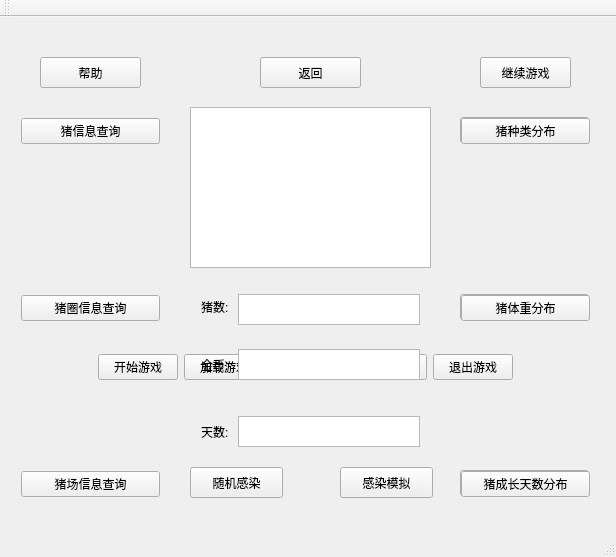
<?xml version="1.0" encoding="UTF-8"?>
<ui version="4.0">
 <class>MainWindow</class>
 <widget class="QMainWindow" name="MainWindow">
  <property name="geometry">
   <rect>
    <x>0</x>
    <y>0</y>
    <width>616</width>
    <height>557</height>
   </rect>
  </property>
  <property name="windowTitle">
   <string>MainWindow</string>
  </property>
  <widget class="QWidget" name="centralWidget">
   <widget class="QWidget" name="widget" native="true">
    <property name="geometry">
     <rect>
      <x>10</x>
      <y>100</y>
      <width>591</width>
      <height>111</height>
     </rect>
    </property>
    <layout class="QHBoxLayout" name="horizontalLayout_2">
     <item>
      <spacer name="horizontalSpacer_4">
       <property name="orientation">
        <enum>Qt::Horizontal</enum>
       </property>
       <property name="sizeHint" stdset="0">
        <size>
         <width>244</width>
         <height>20</height>
        </size>
       </property>
      </spacer>
     </item>
     <item>
      <widget class="QLabel" name="biaoti">
       <property name="text">
        <string>欢乐猪场</string>
       </property>
      </widget>
     </item>
     <item>
      <spacer name="horizontalSpacer_5">
       <property name="orientation">
        <enum>Qt::Horizontal</enum>
       </property>
       <property name="sizeHint" stdset="0">
        <size>
         <width>245</width>
         <height>20</height>
        </size>
       </property>
      </spacer>
     </item>
    </layout>
   </widget>
   <widget class="QWidget" name="widget_2" native="true">
    <property name="geometry">
     <rect>
      <x>10</x>
      <y>320</y>
      <width>591</width>
      <height>61</height>
     </rect>
    </property>
    <layout class="QHBoxLayout" name="horizontalLayout">
     <item>
      <spacer name="horizontalSpacer">
       <property name="orientation">
        <enum>Qt::Horizontal</enum>
       </property>
       <property name="sizeHint" stdset="0">
        <size>
         <width>119</width>
         <height>20</height>
        </size>
       </property>
      </spacer>
     </item>
     <item>
      <widget class="QPushButton" name="kaishi">
       <property name="text">
        <string>开始游戏</string>
       </property>
      </widget>
     </item>
     <item>
      <widget class="QPushButton" name="load">
       <property name="text">
        <string>加载游戏</string>
       </property>
      </widget>
     </item>
     <item>
      <spacer name="horizontalSpacer_2">
       <property name="orientation">
        <enum>Qt::Horizontal</enum>
       </property>
       <property name="sizeHint" stdset="0">
        <size>
         <width>118</width>
         <height>20</height>
        </size>
       </property>
      </spacer>
     </item>
     <item>
      <widget class="QPushButton" name="store">
       <property name="text">
        <string>储存游戏</string>
       </property>
      </widget>
     </item>
     <item>
      <widget class="QPushButton" name="tuichu">
       <property name="text">
        <string>退出游戏</string>
       </property>
      </widget>
     </item>
     <item>
      <spacer name="horizontalSpacer_3">
       <property name="orientation">
        <enum>Qt::Horizontal</enum>
       </property>
       <property name="sizeHint" stdset="0">
        <size>
         <width>119</width>
         <height>20</height>
        </size>
       </property>
      </spacer>
     </item>
    </layout>
   </widget>
   <widget class="QWidget" name="widget_3" native="true">
    <property name="geometry">
     <rect>
      <x>10</x>
      <y>90</y>
      <width>161</width>
      <height>401</height>
     </rect>
    </property>
    <layout class="QVBoxLayout" name="verticalLayout">
     <item>
      <widget class="QPushButton" name="pig">
       <property name="text">
        <string>猪信息查询</string>
       </property>
      </widget>
     </item>
     <item>
      <spacer name="verticalSpacer_3">
       <property name="orientation">
        <enum>Qt::Vertical</enum>
       </property>
       <property name="sizeHint" stdset="0">
        <size>
         <width>20</width>
         <height>50</height>
        </size>
       </property>
      </spacer>
     </item>
     <item>
      <widget class="QPushButton" name="pigsty">
       <property name="text">
        <string>猪圈信息查询</string>
       </property>
      </widget>
     </item>
     <item>
      <spacer name="verticalSpacer_4">
       <property name="orientation">
        <enum>Qt::Vertical</enum>
       </property>
       <property name="sizeHint" stdset="0">
        <size>
         <width>20</width>
         <height>51</height>
        </size>
       </property>
      </spacer>
     </item>
     <item>
      <widget class="QPushButton" name="pigchang">
       <property name="text">
        <string>猪场信息查询</string>
       </property>
      </widget>
     </item>
    </layout>
   </widget>
   <widget class="QPushButton" name="fanhui">
    <property name="geometry">
     <rect>
      <x>480</x>
      <y>40</y>
      <width>91</width>
      <height>31</height>
     </rect>
    </property>
    <property name="text">
     <string>返回主菜单</string>
    </property>
   </widget>
   <widget class="QWidget" name="widget_4" native="true">
    <property name="geometry">
     <rect>
      <x>190</x>
      <y>260</y>
      <width>241</width>
      <height>181</height>
     </rect>
    </property>
    <layout class="QGridLayout" name="gridLayout">
     <item row="1" column="2" rowspan="2">
      <spacer name="horizontalSpacer_6">
       <property name="orientation">
        <enum>Qt::Horizontal</enum>
       </property>
       <property name="sizeHint" stdset="0">
        <size>
         <width>40</width>
         <height>20</height>
        </size>
       </property>
      </spacer>
     </item>
     <item row="8" column="3">
      <spacer name="verticalSpacer_9">
       <property name="orientation">
        <enum>Qt::Vertical</enum>
       </property>
       <property name="sizeHint" stdset="0">
        <size>
         <width>20</width>
         <height>19</height>
        </size>
       </property>
      </spacer>
     </item>
     <item row="9" column="2" rowspan="3">
      <spacer name="horizontalSpacer_8">
       <property name="orientation">
        <enum>Qt::Horizontal</enum>
       </property>
       <property name="sizeHint" stdset="0">
        <size>
         <width>40</width>
         <height>20</height>
        </size>
       </property>
      </spacer>
     </item>
     <item row="3" column="3">
      <spacer name="verticalSpacer_8">
       <property name="orientation">
        <enum>Qt::Vertical</enum>
       </property>
       <property name="sizeHint" stdset="0">
        <size>
         <width>20</width>
         <height>27</height>
        </size>
       </property>
      </spacer>
     </item>
     <item row="7" column="1" rowspan="3">
      <spacer name="verticalSpacer_7">
       <property name="orientation">
        <enum>Qt::Vertical</enum>
       </property>
       <property name="sizeHint" stdset="0">
        <size>
         <width>20</width>
         <height>11</height>
        </size>
       </property>
      </spacer>
     </item>
     <item row="4" column="2" rowspan="3">
      <spacer name="horizontalSpacer_7">
       <property name="orientation">
        <enum>Qt::Horizontal</enum>
       </property>
       <property name="sizeHint" stdset="0">
        <size>
         <width>40</width>
         <height>20</height>
        </size>
       </property>
      </spacer>
     </item>
     <item row="2" column="1" rowspan="3">
      <spacer name="verticalSpacer_6">
       <property name="orientation">
        <enum>Qt::Vertical</enum>
       </property>
       <property name="sizeHint" stdset="0">
        <size>
         <width>20</width>
         <height>11</height>
        </size>
       </property>
      </spacer>
     </item>
     <item row="11" column="3" colspan="2">
      <widget class="QTextBrowser" name="daynum"/>
     </item>
     <item row="5" column="1">
      <widget class="QLabel" name="label_3">
       <property name="text">
        <string>金币:</string>
       </property>
      </widget>
     </item>
     <item row="0" column="1" rowspan="2">
      <widget class="QLabel" name="label">
       <property name="text">
        <string>猪数:</string>
       </property>
      </widget>
     </item>
     <item row="1" column="3" colspan="2">
      <widget class="QTextBrowser" name="pignum"/>
     </item>
     <item row="11" column="1">
      <widget class="QLabel" name="label_2">
       <property name="text">
        <string>天数:</string>
       </property>
      </widget>
     </item>
     <item row="5" column="3" colspan="2">
      <widget class="QTextBrowser" name="goldnum"/>
     </item>
    </layout>
   </widget>
   <widget class="QWidget" name="widget_5" native="true">
    <property name="geometry">
     <rect>
      <x>449</x>
      <y>89</y>
      <width>151</width>
      <height>401</height>
     </rect>
    </property>
    <layout class="QVBoxLayout" name="verticalLayout_2">
     <item>
      <widget class="QPushButton" name="growday">
       <property name="text">
        <string>增长天数</string>
       </property>
      </widget>
     </item>
     <item>
      <spacer name="verticalSpacer_11">
       <property name="orientation">
        <enum>Qt::Vertical</enum>
       </property>
       <property name="sizeHint" stdset="0">
        <size>
         <width>20</width>
         <height>106</height>
        </size>
       </property>
      </spacer>
     </item>
     <item>
      <widget class="QPushButton" name="sellpig">
       <property name="text">
        <string>卖猪</string>
       </property>
      </widget>
     </item>
     <item>
      <spacer name="verticalSpacer_10">
       <property name="orientation">
        <enum>Qt::Vertical</enum>
       </property>
       <property name="sizeHint" stdset="0">
        <size>
         <width>20</width>
         <height>105</height>
        </size>
       </property>
      </spacer>
     </item>
     <item>
      <widget class="QPushButton" name="buypig">
       <property name="text">
        <string>购猪</string>
       </property>
      </widget>
     </item>
    </layout>
   </widget>
   <widget class="QPushButton" name="bangzhu">
    <property name="geometry">
     <rect>
      <x>40</x>
      <y>40</y>
      <width>101</width>
      <height>31</height>
     </rect>
    </property>
    <property name="text">
     <string>帮助</string>
    </property>
   </widget>
   <widget class="QPushButton" name="jixu">
    <property name="geometry">
     <rect>
      <x>480</x>
      <y>40</y>
      <width>91</width>
      <height>31</height>
     </rect>
    </property>
    <property name="text">
     <string>继续游戏</string>
    </property>
   </widget>
   <widget class="QPushButton" name="randominfect">
    <property name="geometry">
     <rect>
      <x>190</x>
      <y>450</y>
      <width>93</width>
      <height>31</height>
     </rect>
    </property>
    <property name="text">
     <string>随机感染</string>
    </property>
   </widget>
   <widget class="QPushButton" name="mockinfect">
    <property name="geometry">
     <rect>
      <x>340</x>
      <y>450</y>
      <width>93</width>
      <height>31</height>
     </rect>
    </property>
    <property name="text">
     <string>感染模拟</string>
    </property>
   </widget>
   <widget class="QTextBrowser" name="textout">
    <property name="geometry">
     <rect>
      <x>190</x>
      <y>90</y>
      <width>241</width>
      <height>161</height>
     </rect>
    </property>
   </widget>
   <widget class="QPushButton" name="tongji">
    <property name="geometry">
     <rect>
      <x>260</x>
      <y>40</y>
      <width>101</width>
      <height>28</height>
     </rect>
    </property>
    <property name="text">
     <string>统计信息查询</string>
    </property>
   </widget>
   <widget class="QWidget" name="widget_6" native="true">
    <property name="geometry">
     <rect>
      <x>10</x>
      <y>10</y>
      <width>601</width>
      <height>481</height>
     </rect>
    </property>
    <widget class="QWidget" name="widget_7" native="true">
     <property name="geometry">
      <rect>
       <x>440</x>
       <y>80</y>
       <width>151</width>
       <height>401</height>
      </rect>
     </property>
     <layout class="QVBoxLayout" name="verticalLayout_3">
      <item>
       <widget class="QPushButton" name="species">
        <property name="text">
         <string>猪种类分布</string>
        </property>
       </widget>
      </item>
      <item>
       <spacer name="verticalSpacer">
        <property name="orientation">
         <enum>Qt::Vertical</enum>
        </property>
        <property name="sizeHint" stdset="0">
         <size>
          <width>20</width>
          <height>156</height>
         </size>
        </property>
       </spacer>
      </item>
      <item>
       <widget class="QPushButton" name="weight">
        <property name="text">
         <string>猪体重分布</string>
        </property>
       </widget>
      </item>
      <item>
       <spacer name="verticalSpacer_2">
        <property name="orientation">
         <enum>Qt::Vertical</enum>
        </property>
        <property name="sizeHint" stdset="0">
         <size>
          <width>20</width>
          <height>155</height>
         </size>
        </property>
       </spacer>
      </item>
      <item>
       <widget class="QPushButton" name="days">
        <property name="text">
         <string>猪成长天数分布</string>
        </property>
       </widget>
      </item>
     </layout>
    </widget>
    <widget class="QPushButton" name="back">
     <property name="geometry">
      <rect>
       <x>250</x>
       <y>30</y>
       <width>101</width>
       <height>31</height>
      </rect>
     </property>
     <property name="text">
      <string>返回</string>
     </property>
    </widget>
    <widget class="QWidget" name="showbin" native="true">
     <property name="geometry">
      <rect>
       <x>30</x>
       <y>70</y>
       <width>411</width>
       <height>391</height>
      </rect>
     </property>
    </widget>
   </widget>
  </widget>
  <widget class="QMenuBar" name="menuBar">
   <property name="geometry">
    <rect>
     <x>0</x>
     <y>0</y>
     <width>616</width>
     <height>26</height>
    </rect>
   </property>
  </widget>
  <widget class="QToolBar" name="mainToolBar">
   <attribute name="toolBarArea">
    <enum>TopToolBarArea</enum>
   </attribute>
   <attribute name="toolBarBreak">
    <bool>false</bool>
   </attribute>
  </widget>
  <widget class="QStatusBar" name="statusBar"/>
 </widget>
 <layoutdefault spacing="6" margin="11"/>
 <resources/>
 <connections/>
</ui>
